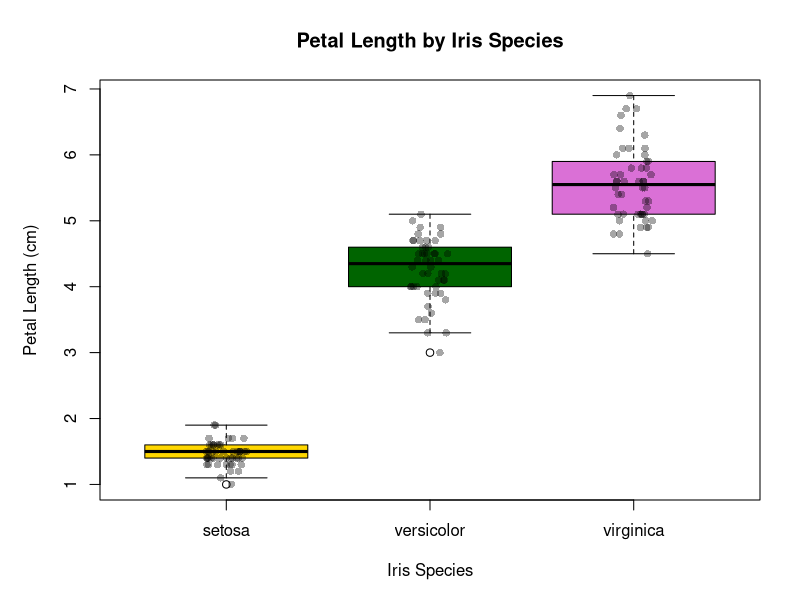

This chart was generated by the following R code:
# Week 11 - Scientific data visualization
# Data: Fisher's Iris dataset (1936)

data(iris)

png("recreated_figure.png",
    width=1000, height=750, res=120)

par(mar=c(5,5,4,2))

species_colors <- c("gold", "darkgreen", "orchid")

boxplot(Petal.Length ~ Species,
        data=iris,
        col=species_colors,
        main="Petal Length by Iris Species",
        xlab="Iris Species",
        ylab="Petal Length (cm)",
        border="black")

stripchart(Petal.Length ~ Species,
           data=iris,
           vertical=TRUE,
           method="jitter",
           pch=16,
           col=rgb(0,0,0,0.35),
           add=TRUE)

dev.off()

cat("Scientific figure created successfully!\n")
